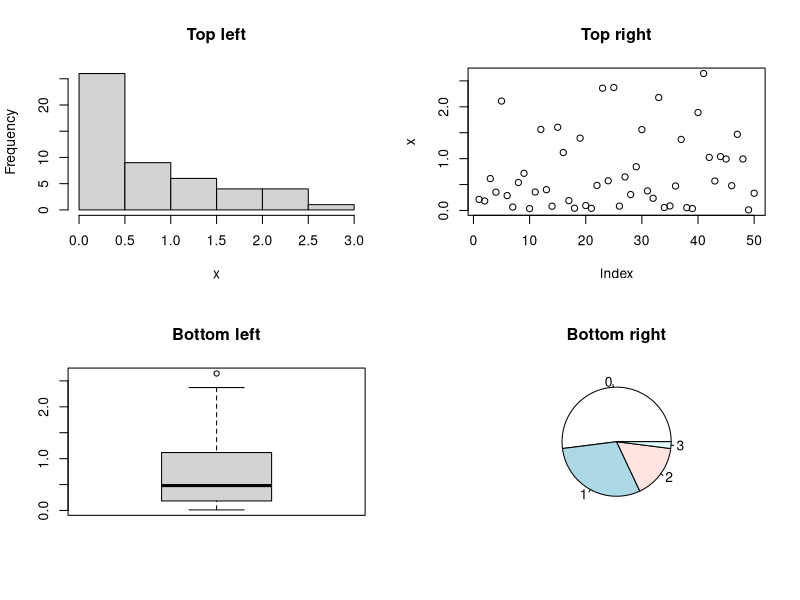

Generate this figure with R:
# Just a test file to show some functionalities of Rstudio

# Generate random data
set.seed(6)
x <- rexp(50)

# Assign two rows and two columns for plot
par(mfcol = c(2, 2))

# Define plots lots
hist(x, main = "Top left")                   # Top left
boxplot(x, main = "Bottom left")             # Bottom left
plot(x, main = "Top right")                  # Top right
pie(table(round(x)), main = "Bottom right")  # Bottom right

